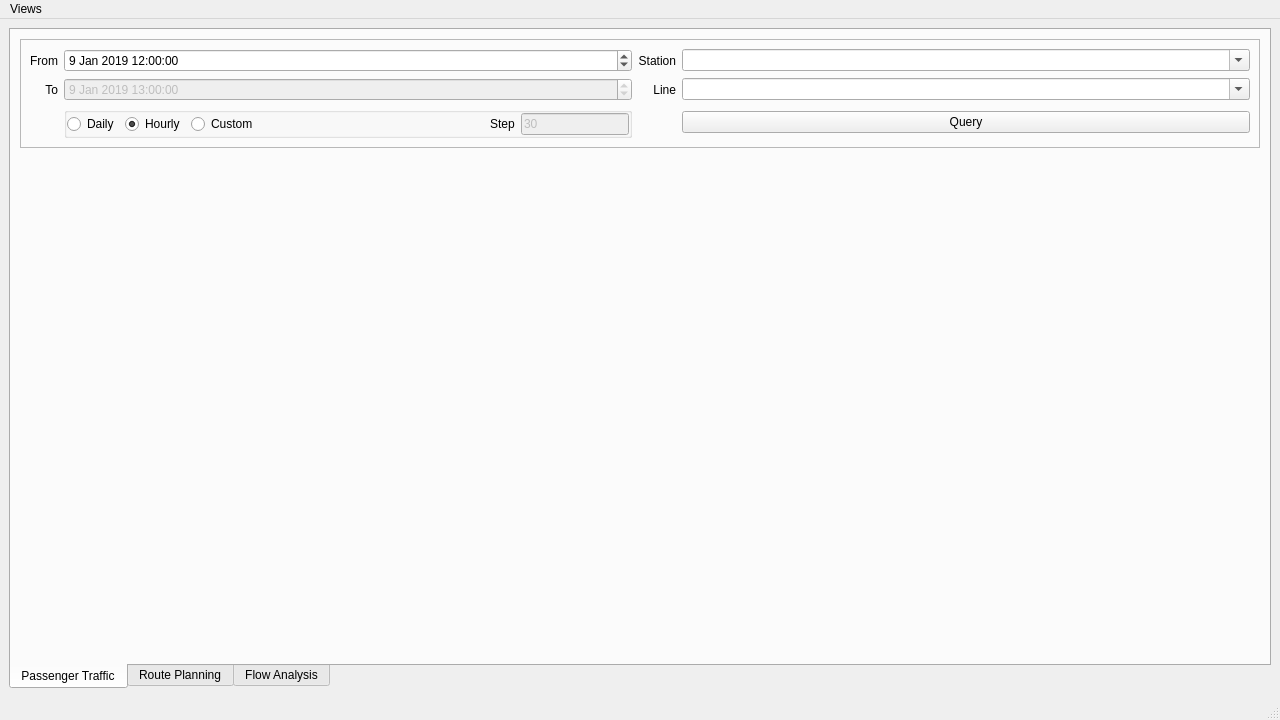
<?xml version="1.0" encoding="UTF-8"?>
<ui version="4.0">
 <class>MainWindow</class>
 <widget class="QMainWindow" name="MainWindow">
  <property name="geometry">
   <rect>
    <x>0</x>
    <y>0</y>
    <width>1280</width>
    <height>720</height>
   </rect>
  </property>
  <property name="windowTitle">
   <string>Meteor</string>
  </property>
  <property name="styleSheet">
   <string notr="true"/>
  </property>
  <widget class="QWidget" name="centralwidget">
   <property name="sizePolicy">
    <sizepolicy hsizetype="Maximum" vsizetype="Maximum">
     <horstretch>0</horstretch>
     <verstretch>0</verstretch>
    </sizepolicy>
   </property>
   <layout class="QGridLayout" name="gridLayout">
    <property name="sizeConstraint">
     <enum>QLayout::SetMaximumSize</enum>
    </property>
    <item row="0" column="0">
     <widget class="QTabWidget" name="tabWidget">
      <property name="styleSheet">
       <string notr="true"/>
      </property>
      <property name="tabPosition">
       <enum>QTabWidget::South</enum>
      </property>
      <property name="tabShape">
       <enum>QTabWidget::Rounded</enum>
      </property>
      <property name="currentIndex">
       <number>0</number>
      </property>
      <property name="usesScrollButtons">
       <bool>false</bool>
      </property>
      <property name="documentMode">
       <bool>false</bool>
      </property>
      <property name="tabsClosable">
       <bool>false</bool>
      </property>
      <widget class="QWidget" name="tab_passenger_traffic">
       <attribute name="title">
        <string>Passenger Traffic</string>
       </attribute>
       <layout class="QVBoxLayout" name="verticalLayout">
        <item>
         <widget class="QFrame" name="frameQuery">
          <property name="sizePolicy">
           <sizepolicy hsizetype="Preferred" vsizetype="Maximum">
            <horstretch>0</horstretch>
            <verstretch>0</verstretch>
           </sizepolicy>
          </property>
          <property name="frameShape">
           <enum>QFrame::StyledPanel</enum>
          </property>
          <property name="frameShadow">
           <enum>QFrame::Plain</enum>
          </property>
          <layout class="QGridLayout" name="gridLayout_3">
           <item row="0" column="4">
            <widget class="QLabel" name="labelStation">
             <property name="text">
              <string>Station</string>
             </property>
             <property name="alignment">
              <set>Qt::AlignRight|Qt::AlignTrailing|Qt::AlignVCenter</set>
             </property>
            </widget>
           </item>
           <item row="0" column="0">
            <widget class="QLabel" name="labelFrom">
             <property name="text">
              <string>From</string>
             </property>
             <property name="alignment">
              <set>Qt::AlignRight|Qt::AlignTrailing|Qt::AlignVCenter</set>
             </property>
            </widget>
           </item>
           <item row="2" column="1">
            <widget class="QGroupBox" name="groupBox">
             <property name="sizePolicy">
              <sizepolicy hsizetype="Preferred" vsizetype="Maximum">
               <horstretch>0</horstretch>
               <verstretch>0</verstretch>
              </sizepolicy>
             </property>
             <property name="title">
              <string/>
             </property>
             <property name="flat">
              <bool>true</bool>
             </property>
             <layout class="QHBoxLayout" name="horizontalLayout_2">
              <property name="leftMargin">
               <number>0</number>
              </property>
              <property name="topMargin">
               <number>0</number>
              </property>
              <property name="rightMargin">
               <number>0</number>
              </property>
              <property name="bottomMargin">
               <number>0</number>
              </property>
              <item>
               <widget class="QRadioButton" name="radioButtonDaily">
                <property name="text">
                 <string>Daily</string>
                </property>
                <property name="checked">
                 <bool>false</bool>
                </property>
               </widget>
              </item>
              <item>
               <widget class="QRadioButton" name="radioButtonHourly">
                <property name="text">
                 <string>Hourly</string>
                </property>
                <property name="checked">
                 <bool>true</bool>
                </property>
               </widget>
              </item>
              <item>
               <widget class="QRadioButton" name="radioButtonCustom">
                <property name="text">
                 <string>Custom</string>
                </property>
               </widget>
              </item>
              <item>
               <spacer name="horizontalSpacer">
                <property name="orientation">
                 <enum>Qt::Horizontal</enum>
                </property>
                <property name="sizeHint" stdset="0">
                 <size>
                  <width>40</width>
                  <height>20</height>
                 </size>
                </property>
               </spacer>
              </item>
              <item>
               <widget class="QLabel" name="labelTimestep">
                <property name="text">
                 <string>Step</string>
                </property>
               </widget>
              </item>
              <item>
               <widget class="QLineEdit" name="lineEditTimestep">
                <property name="enabled">
                 <bool>false</bool>
                </property>
                <property name="sizePolicy">
                 <sizepolicy hsizetype="Minimum" vsizetype="Fixed">
                  <horstretch>0</horstretch>
                  <verstretch>0</verstretch>
                 </sizepolicy>
                </property>
                <property name="text">
                 <string>30</string>
                </property>
               </widget>
              </item>
             </layout>
            </widget>
           </item>
           <item row="1" column="1">
            <widget class="QDateTimeEdit" name="toTime">
             <property name="enabled">
              <bool>false</bool>
             </property>
             <property name="sizePolicy">
              <sizepolicy hsizetype="Expanding" vsizetype="Fixed">
               <horstretch>0</horstretch>
               <verstretch>0</verstretch>
              </sizepolicy>
             </property>
             <property name="dateTime">
              <datetime>
               <hour>13</hour>
               <minute>0</minute>
               <second>0</second>
               <year>2019</year>
               <month>1</month>
               <day>9</day>
              </datetime>
             </property>
            </widget>
           </item>
           <item row="1" column="0">
            <widget class="QLabel" name="labelTo">
             <property name="text">
              <string>To</string>
             </property>
             <property name="alignment">
              <set>Qt::AlignRight|Qt::AlignTrailing|Qt::AlignVCenter</set>
             </property>
            </widget>
           </item>
           <item row="0" column="1">
            <widget class="QDateTimeEdit" name="fromTime">
             <property name="sizePolicy">
              <sizepolicy hsizetype="Expanding" vsizetype="Fixed">
               <horstretch>0</horstretch>
               <verstretch>0</verstretch>
              </sizepolicy>
             </property>
             <property name="dateTime">
              <datetime>
               <hour>12</hour>
               <minute>0</minute>
               <second>0</second>
               <year>2019</year>
               <month>1</month>
               <day>9</day>
              </datetime>
             </property>
            </widget>
           </item>
           <item row="1" column="4">
            <widget class="QLabel" name="labelLine">
             <property name="text">
              <string>Line</string>
             </property>
             <property name="alignment">
              <set>Qt::AlignRight|Qt::AlignTrailing|Qt::AlignVCenter</set>
             </property>
            </widget>
           </item>
           <item row="0" column="5">
            <widget class="QComboBox" name="comboStation">
             <property name="sizePolicy">
              <sizepolicy hsizetype="Expanding" vsizetype="Fixed">
               <horstretch>0</horstretch>
               <verstretch>0</verstretch>
              </sizepolicy>
             </property>
             <property name="editable">
              <bool>true</bool>
             </property>
            </widget>
           </item>
           <item row="1" column="5">
            <widget class="QComboBox" name="comboLine">
             <property name="sizePolicy">
              <sizepolicy hsizetype="Expanding" vsizetype="Fixed">
               <horstretch>0</horstretch>
               <verstretch>0</verstretch>
              </sizepolicy>
             </property>
             <property name="editable">
              <bool>true</bool>
             </property>
             <property name="currentText">
              <string/>
             </property>
            </widget>
           </item>
           <item row="2" column="5">
            <widget class="QPushButton" name="pushButtonQuery">
             <property name="sizePolicy">
              <sizepolicy hsizetype="Expanding" vsizetype="Fixed">
               <horstretch>0</horstretch>
               <verstretch>0</verstretch>
              </sizepolicy>
             </property>
             <property name="text">
              <string>Query</string>
             </property>
             <property name="autoDefault">
              <bool>false</bool>
             </property>
             <property name="default">
              <bool>false</bool>
             </property>
             <property name="flat">
              <bool>false</bool>
             </property>
            </widget>
           </item>
          </layout>
         </widget>
        </item>
        <item>
         <widget class="QFrame" name="frameChart">
          <property name="sizePolicy">
           <sizepolicy hsizetype="Preferred" vsizetype="Expanding">
            <horstretch>0</horstretch>
            <verstretch>0</verstretch>
           </sizepolicy>
          </property>
          <property name="frameShape">
           <enum>QFrame::NoFrame</enum>
          </property>
          <property name="frameShadow">
           <enum>QFrame::Plain</enum>
          </property>
          <property name="lineWidth">
           <number>0</number>
          </property>
          <layout class="QGridLayout" name="layoutChart">
           <property name="leftMargin">
            <number>0</number>
           </property>
           <property name="topMargin">
            <number>0</number>
           </property>
           <property name="rightMargin">
            <number>0</number>
           </property>
           <property name="bottomMargin">
            <number>0</number>
           </property>
          </layout>
         </widget>
        </item>
       </layout>
      </widget>
      <widget class="QWidget" name="tab_route_planning">
       <attribute name="title">
        <string>Route Planning</string>
       </attribute>
       <layout class="QVBoxLayout" name="verticalLayout_3">
        <item>
         <widget class="QFrame" name="frame_2">
          <property name="sizePolicy">
           <sizepolicy hsizetype="Preferred" vsizetype="Maximum">
            <horstretch>0</horstretch>
            <verstretch>0</verstretch>
           </sizepolicy>
          </property>
          <property name="frameShape">
           <enum>QFrame::StyledPanel</enum>
          </property>
          <property name="frameShadow">
           <enum>QFrame::Raised</enum>
          </property>
          <layout class="QGridLayout" name="gridLayout_4">
           <item row="2" column="2">
            <widget class="QLabel" name="labelRouteDeparture">
             <property name="text">
              <string>Depart at</string>
             </property>
             <property name="alignment">
              <set>Qt::AlignRight|Qt::AlignTrailing|Qt::AlignVCenter</set>
             </property>
            </widget>
           </item>
           <item row="0" column="0">
            <widget class="QLabel" name="labelStationFrom">
             <property name="text">
              <string>From</string>
             </property>
             <property name="alignment">
              <set>Qt::AlignRight|Qt::AlignTrailing|Qt::AlignVCenter</set>
             </property>
            </widget>
           </item>
           <item row="4" column="3">
            <widget class="QPushButton" name="pushButtonRoutePlanning">
             <property name="text">
              <string>Route</string>
             </property>
            </widget>
           </item>
           <item row="5" column="3">
            <widget class="QPushButton" name="pushButtonSmartTravel">
             <property name="text">
              <string>Meteor Advisor</string>
             </property>
            </widget>
           </item>
           <item row="2" column="0">
            <widget class="QLabel" name="labelStationTo">
             <property name="text">
              <string>To</string>
             </property>
             <property name="alignment">
              <set>Qt::AlignRight|Qt::AlignTrailing|Qt::AlignVCenter</set>
             </property>
            </widget>
           </item>
           <item row="0" column="2">
            <widget class="QLabel" name="labelSmartWeekday">
             <property name="text">
              <string>Weekday</string>
             </property>
             <property name="alignment">
              <set>Qt::AlignRight|Qt::AlignTrailing|Qt::AlignVCenter</set>
             </property>
            </widget>
           </item>
           <item row="0" column="1">
            <widget class="QComboBox" name="comboRouteFrom">
             <property name="sizePolicy">
              <sizepolicy hsizetype="Expanding" vsizetype="Fixed">
               <horstretch>0</horstretch>
               <verstretch>0</verstretch>
              </sizepolicy>
             </property>
             <property name="editable">
              <bool>true</bool>
             </property>
            </widget>
           </item>
           <item row="2" column="3">
            <widget class="QTimeEdit" name="timeEdit"/>
           </item>
           <item row="2" column="1">
            <widget class="QComboBox" name="comboRouteTo">
             <property name="editable">
              <bool>true</bool>
             </property>
            </widget>
           </item>
           <item row="0" column="3">
            <widget class="QComboBox" name="comboBoxSmartWeekday">
             <property name="sizePolicy">
              <sizepolicy hsizetype="Expanding" vsizetype="Fixed">
               <horstretch>0</horstretch>
               <verstretch>0</verstretch>
              </sizepolicy>
             </property>
            </widget>
           </item>
          </layout>
         </widget>
        </item>
        <item>
         <widget class="QFrame" name="frameRoute">
          <property name="sizePolicy">
           <sizepolicy hsizetype="Preferred" vsizetype="Expanding">
            <horstretch>0</horstretch>
            <verstretch>0</verstretch>
           </sizepolicy>
          </property>
          <property name="frameShape">
           <enum>QFrame::NoFrame</enum>
          </property>
          <property name="frameShadow">
           <enum>QFrame::Plain</enum>
          </property>
          <property name="lineWidth">
           <number>0</number>
          </property>
          <layout class="QGridLayout" name="layoutRoute">
           <property name="leftMargin">
            <number>0</number>
           </property>
           <property name="topMargin">
            <number>0</number>
           </property>
           <property name="rightMargin">
            <number>0</number>
           </property>
           <property name="bottomMargin">
            <number>0</number>
           </property>
           <item row="0" column="0">
            <widget class="QTableWidget" name="tableRoute">
             <property name="sizePolicy">
              <sizepolicy hsizetype="Maximum" vsizetype="Expanding">
               <horstretch>0</horstretch>
               <verstretch>0</verstretch>
              </sizepolicy>
             </property>
             <property name="frameShape">
              <enum>QFrame::NoFrame</enum>
             </property>
             <property name="frameShadow">
              <enum>QFrame::Plain</enum>
             </property>
             <property name="lineWidth">
              <number>0</number>
             </property>
             <property name="editTriggers">
              <set>QAbstractItemView::NoEditTriggers</set>
             </property>
             <property name="selectionMode">
              <enum>QAbstractItemView::SingleSelection</enum>
             </property>
             <property name="showGrid">
              <bool>true</bool>
             </property>
             <property name="gridStyle">
              <enum>Qt::SolidLine</enum>
             </property>
             <attribute name="horizontalHeaderVisible">
              <bool>false</bool>
             </attribute>
             <attribute name="horizontalHeaderStretchLastSection">
              <bool>true</bool>
             </attribute>
             <row>
              <property name="text">
               <string>1</string>
              </property>
             </row>
             <column>
              <property name="text">
               <string>Step</string>
              </property>
             </column>
             <item row="0" column="0">
              <property name="text">
               <string>No Route</string>
              </property>
             </item>
            </widget>
           </item>
          </layout>
         </widget>
        </item>
       </layout>
      </widget>
      <widget class="QWidget" name="tab_flow">
       <attribute name="title">
        <string>Flow Analysis</string>
       </attribute>
       <layout class="QVBoxLayout" name="verticalLayout_5">
        <item>
         <layout class="QHBoxLayout" name="horizontalLayout">
          <item>
           <widget class="QDateEdit" name="flowDate">
            <property name="dateTime">
             <datetime>
              <hour>0</hour>
              <minute>0</minute>
              <second>0</second>
              <year>2019</year>
              <month>1</month>
              <day>9</day>
             </datetime>
            </property>
           </widget>
          </item>
          <item>
           <widget class="QPushButton" name="pushButtonFlow">
            <property name="sizePolicy">
             <sizepolicy hsizetype="Maximum" vsizetype="Fixed">
              <horstretch>0</horstretch>
              <verstretch>0</verstretch>
             </sizepolicy>
            </property>
            <property name="text">
             <string>Analysis</string>
            </property>
           </widget>
          </item>
          <item>
           <widget class="QTimeEdit" name="flowTime">
            <property name="enabled">
             <bool>false</bool>
            </property>
            <property name="sizePolicy">
             <sizepolicy hsizetype="Maximum" vsizetype="Fixed">
              <horstretch>0</horstretch>
              <verstretch>0</verstretch>
             </sizepolicy>
            </property>
            <property name="buttonSymbols">
             <enum>QAbstractSpinBox::NoButtons</enum>
            </property>
            <property name="dateTime">
             <datetime>
              <hour>4</hour>
              <minute>0</minute>
              <second>0</second>
              <year>2019</year>
              <month>1</month>
              <day>1</day>
             </datetime>
            </property>
            <property name="displayFormat">
             <string>hh:mm</string>
            </property>
           </widget>
          </item>
          <item>
           <widget class="QSlider" name="sliderTime">
            <property name="maximum">
             <number>86400</number>
            </property>
            <property name="orientation">
             <enum>Qt::Horizontal</enum>
            </property>
           </widget>
          </item>
          <item>
           <widget class="QComboBox" name="comboBoxFlow"/>
          </item>
         </layout>
        </item>
        <item>
         <widget class="QLabel" name="labelFlowUnit">
          <property name="text">
           <string>Unit / Volume per hour</string>
          </property>
         </widget>
        </item>
        <item>
         <widget class="QFrame" name="frameFlow">
          <property name="sizePolicy">
           <sizepolicy hsizetype="Preferred" vsizetype="Expanding">
            <horstretch>0</horstretch>
            <verstretch>0</verstretch>
           </sizepolicy>
          </property>
          <property name="frameShape">
           <enum>QFrame::NoFrame</enum>
          </property>
          <property name="frameShadow">
           <enum>QFrame::Plain</enum>
          </property>
          <property name="lineWidth">
           <number>0</number>
          </property>
          <layout class="QGridLayout" name="layoutFlow">
           <property name="leftMargin">
            <number>0</number>
           </property>
           <property name="topMargin">
            <number>0</number>
           </property>
           <property name="rightMargin">
            <number>0</number>
           </property>
           <property name="bottomMargin">
            <number>0</number>
           </property>
          </layout>
         </widget>
        </item>
       </layout>
      </widget>
     </widget>
    </item>
   </layout>
  </widget>
  <widget class="QMenuBar" name="menubar">
   <property name="geometry">
    <rect>
     <x>0</x>
     <y>0</y>
     <width>1280</width>
     <height>22</height>
    </rect>
   </property>
   <widget class="QMenu" name="menuViews">
    <property name="title">
     <string>Views</string>
    </property>
    <addaction name="actionPassenger_Traffic"/>
    <addaction name="actionRoute_Planning"/>
    <addaction name="actionFlow"/>
   </widget>
   <addaction name="menuViews"/>
  </widget>
  <widget class="QStatusBar" name="statusbar"/>
  <action name="actionPassenger_Traffic">
   <property name="text">
    <string>Passenger Traffic</string>
   </property>
  </action>
  <action name="actionRoute_Planning">
   <property name="text">
    <string>Route Planning</string>
   </property>
  </action>
  <action name="actionFlow">
   <property name="text">
    <string>Flow Analysis</string>
   </property>
  </action>
 </widget>
 <resources/>
 <connections/>
</ui>
